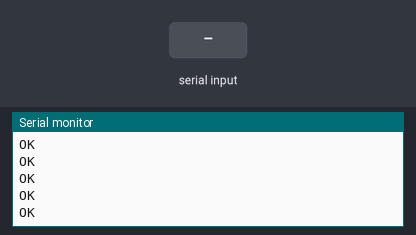
A sketch run on a simulated Arduino Uno, built with avr-gcc and run on an emulated ATmega328P. Shown: the last lines printed to the serial monitor. The inputs (shaded band) are chosen by the test bench. The modem accepts every AT command (registered, SIM ready, sends succeed) and sends nothing else.

Above: at 2.0 s.
2.1 s: "1" received over the second serial link
At 3.3 s:
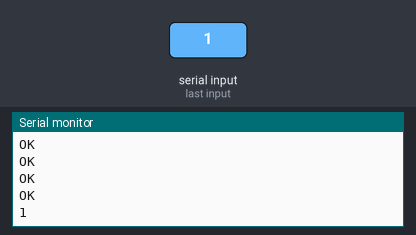
3.6 s: "0" received over the second serial link
At 4.5 s:
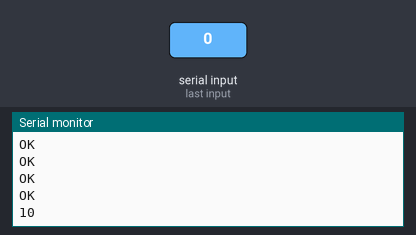

The sketch:

prepare_wifi.ino
```cpp
#include <SoftwareSerial.h>
SoftwareSerial SIM800(8, 9);        // 8 - RX Arduino (TX SIM800L), 9 - TX Arduino (RX SIM800L)
void setup() {
  Serial.begin(115200);               // Скорость обмена данными с компьютером
  //Serial.println("Start!");
  SIM800.begin(115200);               // Скорость обмена данными с модемом
  SIM800.println("AT+CIOBAUD=9600,8,1,0,0");
  delay(200);
  SIM800.begin(9600);
  SIM800.println("AT");
  delay(200);
  SIM800.println("ATI");
  delay(200);
  SIM800.println("AT+CWMODE_DEF=2");
  delay(200);
  SIM800.println("AT+CWSAP=\"esp_2\",\"1234567890\",5,3");
}

void loop() {
  //SIM800.println("AT");
  if (SIM800.available())           // Ожидаем прихода данных (ответа) от модема...
    Serial.write(SIM800.read());    // ...и выводим их в Serial
  if (Serial.available())           // Ожидаем команды по Serial...
    SIM800.write(Serial.read());    // ...и отправляем полученную команду модему
}
```

Measured:
- after the input at 2.1 s, the serial monitor: prints a new line at once (image 1)
- after the input at 3.6 s, the serial monitor: prints a new line at once (image 2)
